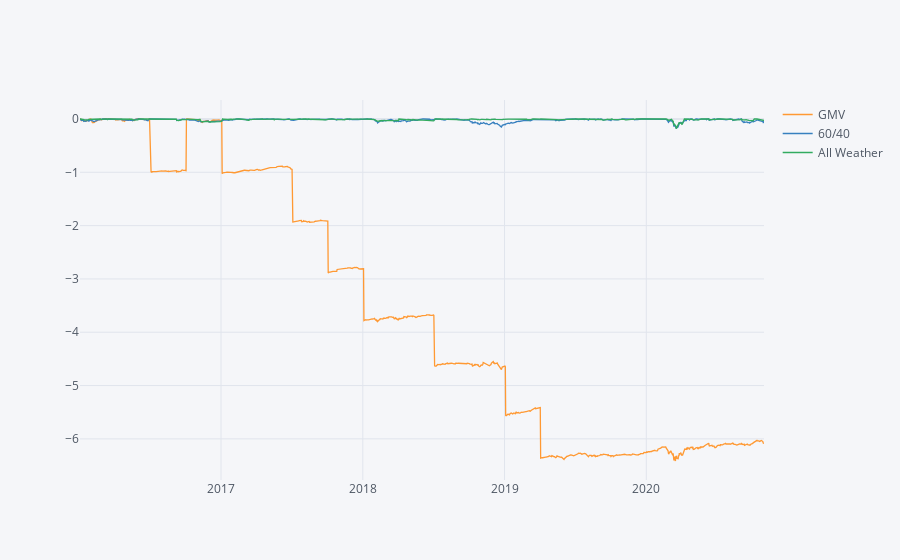

The cell this chart's notebook holds for it:
### Code cell
aw_64.line_plot('Drawdown', 'GMV VS 60/40 VS All Weather Drawdown', 'linear')

### Figure 1 — Plotly figure (JSON) as saved in the notebook; plotly's stock layout.template omitted (floating-point values rounded to 4 significant figures; data arrays with more than 128 entries replaced by an {"elided": "..."} marker saying what was removed)
{"data": [{"name": "GMV", "text": "", "mode": "lines", "y": {"elided": "1217 float values"}, "x": {"elided": "1217 str values"}, "line": {"color": "rgba(255, 153, 51, 1.0)", "dash": "solid", "shape": "linear", "width": 1.3}, "type": "scatter"}, {"name": "60/40", "text": "", "mode": "lines", "y": {"elided": "1217 float values"}, "x": {"elided": "1217 str values"}, "line": {"color": "rgba(55, 128, 191, 1.0)", "dash": "solid", "shape": "linear", "width": 1.3}, "type": "scatter"}, {"name": "All Weather", "text": "", "mode": "lines", "y": {"elided": "1217 float values"}, "x": {"elided": "1217 str values"}, "line": {"color": "rgba(50, 171, 96, 1.0)", "dash": "solid", "shape": "linear", "width": 1.3}, "type": "scatter"}], "layout": {"title": {"font": {"color": "#4D5663"}}, "paper_bgcolor": "#F5F6F9", "plot_bgcolor": "#F5F6F9", "yaxis": {"tickfont": {"color": "#4D5663"}, "zerolinecolor": "#E1E5ED", "title": {"text": "", "font": {"color": "#4D5663"}}, "gridcolor": "#E1E5ED", "showgrid": true}, "xaxis": {"tickfont": {"color": "#4D5663"}, "zerolinecolor": "#E1E5ED", "title": {"text": "", "font": {"color": "#4D5663"}}, "gridcolor": "#E1E5ED", "showgrid": true}, "legend": {"bgcolor": "#F5F6F9", "font": {"color": "#4D5663"}}}}
